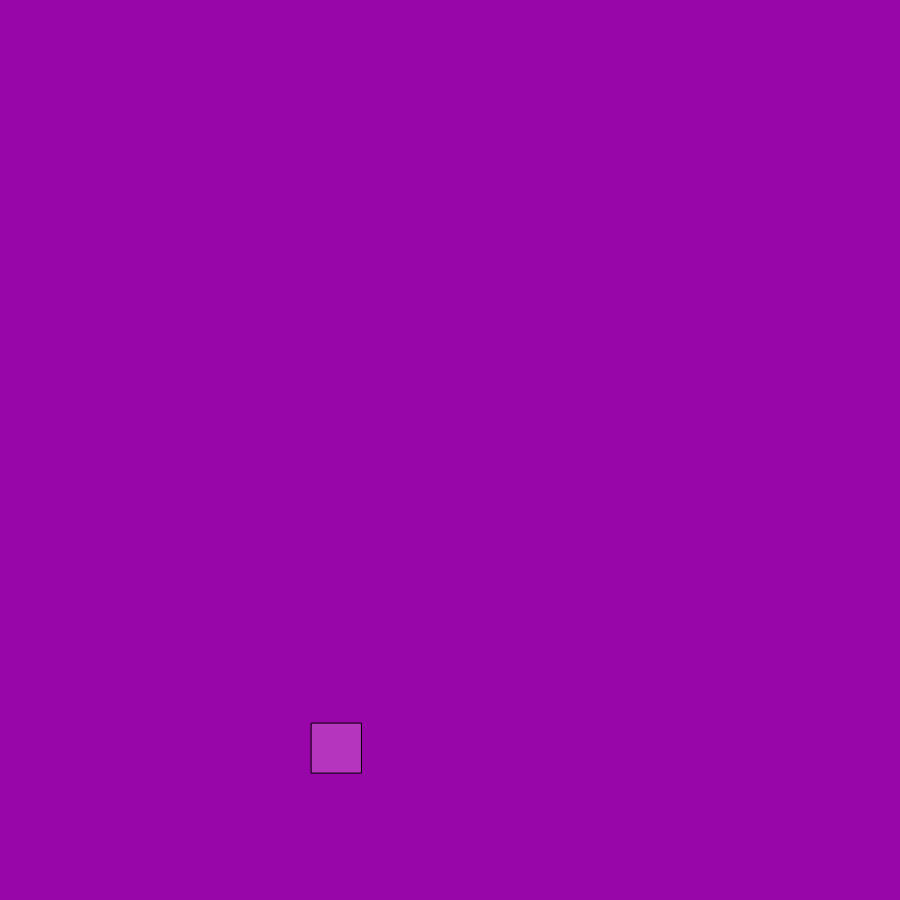
Frame 1 (no input)
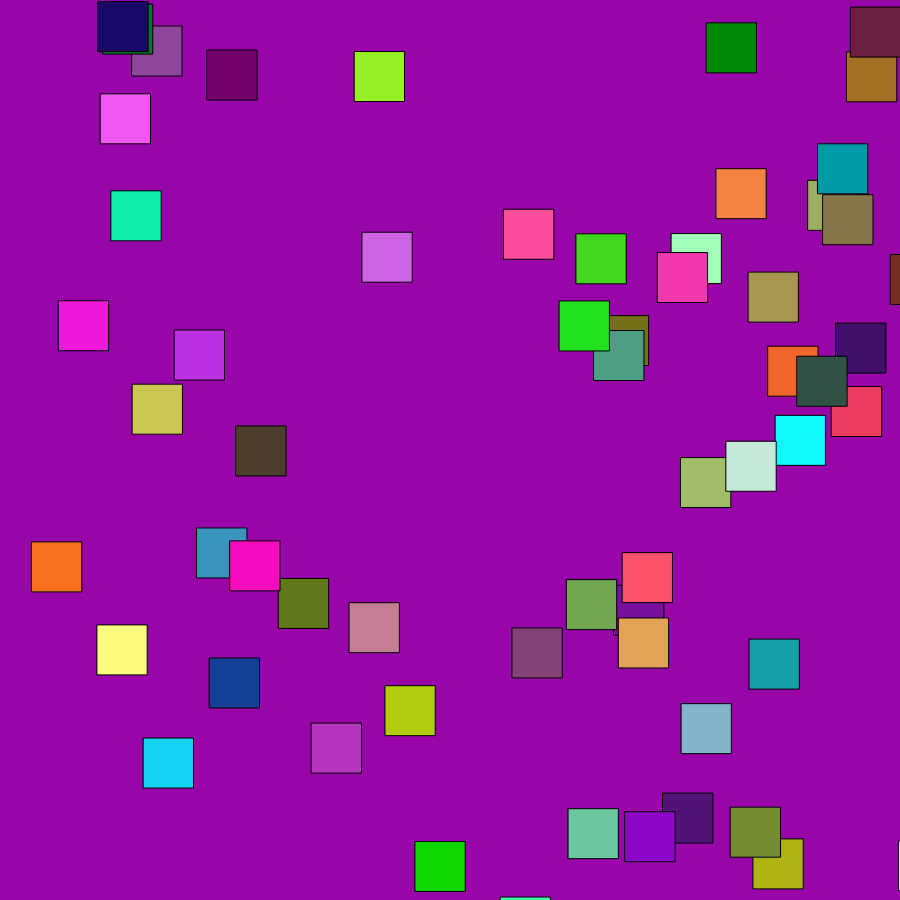
Frame 60 (no input)
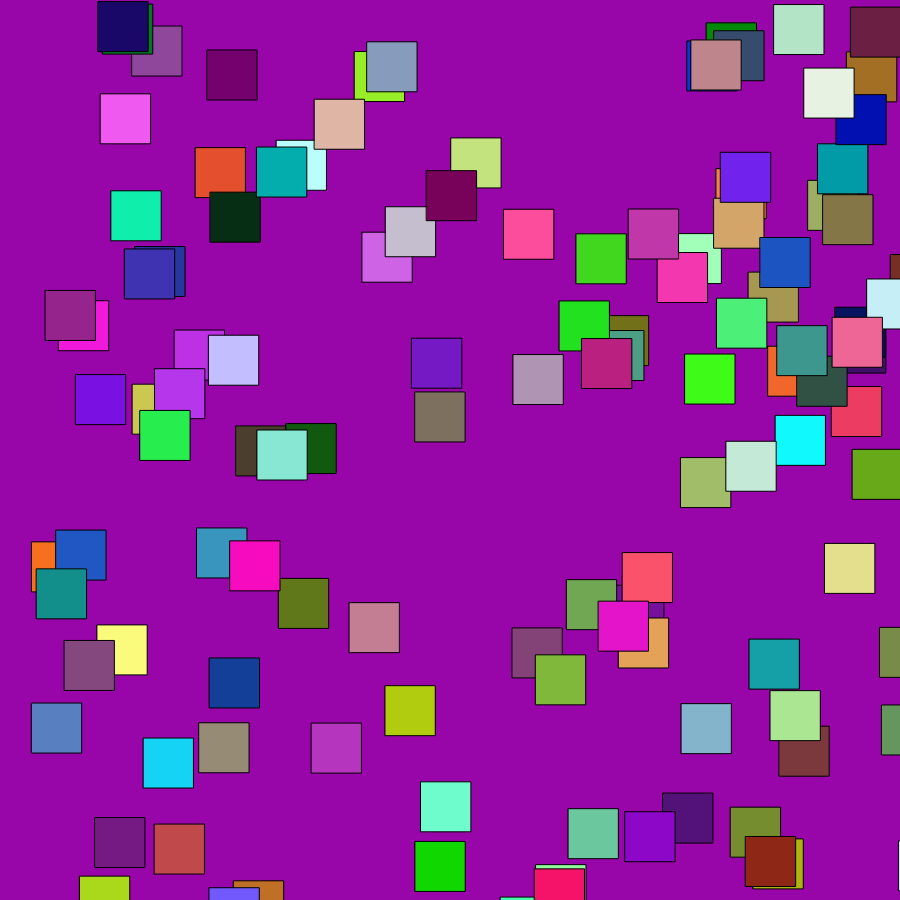
Frame 120 (the mouse pressed at the canvas centre since frame 60)

The p5.js sketch that drew these frames (run headless with seeded random() and noise() and a simulated clock; from frame 60 on, the mouse is pressed at the canvas centre):

// p5.js sketch
// ── sketch.js
function setup() {
  createCanvas(900, 900);
  background(152, 5, 168);
}

function draw() {
 //background(152, 5, 168);
  
  fill(random(255), random(255), random(255));
  let x = random(width);
  let y = random( height)
  rect(x, y ,50,50);
  
}
